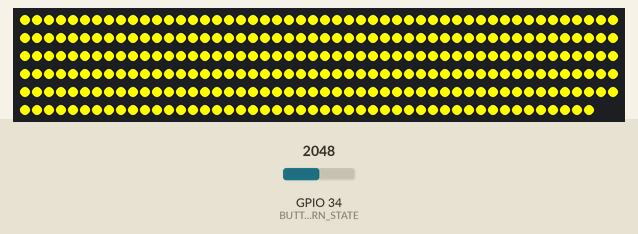
A sketch run on a simulated ESP32. On the bench: 298 RGB LEDs in strip order, left to right, continuing on the next row. Inputs (shaded band) come from the test bench; at power-on: GPIO 34 (BUTTON_TURN_STATE) = 2048.

Above: at 1.1 s.
At 5.6 s:
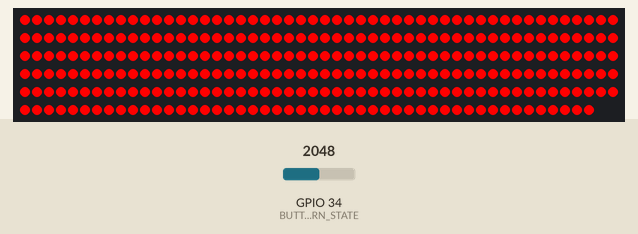
5.7 s: GPIO 34 (BUTTON_TURN_STATE) set to 1569
7.2 s: GPIO 34 (BUTTON_TURN_STATE) set to 1444
9.4 s: GPIO 34 (BUTTON_TURN_STATE) set to 1540
At 10.1 s:
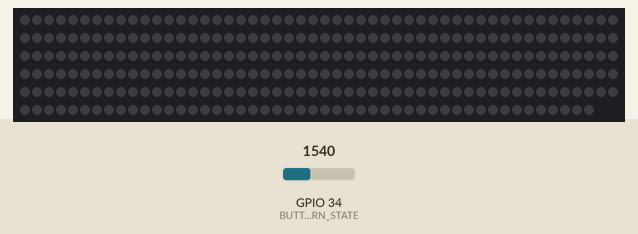
10.9 s: GPIO 34 (BUTTON_TURN_STATE) set to 1460
Timing chart, 0 to 13.9 s (numbered marks = the images above; inputs shaded):
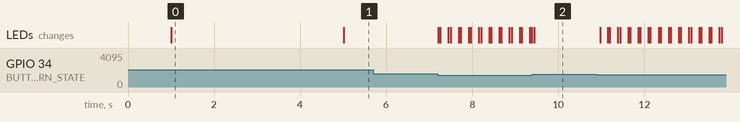

Measured:
- after the input at 5.7 s, every drawn part: stays the same
- what the display in image 0 shows lasts 4.0 s, from 1.0 s to 5.0 s

The sketch:

FitaLed_ESP32.ino
```cpp
// For led chips like WS2812, which have a data line, ground, and power, you just
// need to define DATA_PIN.  For led chipsets that are SPI based (four wires - data, clock,
// ground, and power), like the LPD8806 define both DATA_PIN and CLOCK_PIN
// Clock pin only needed for SPI based chipsets when not using hardware SPI


//------------------------ Libraries --------------------------
#include <FastLED.h> // Library Adafruit NeoPixel by Adafruit


#define TIME_BETWEEN_CHANGES 5000 // 5seconds
#define LIMIAR_ANALOG 1500

//-------------------------- LED Tape -------------------------
#define NUM_LEDS 298
#define DATA_PIN 15
#define CLOCK_PIN 13
#define BUTTON_TURN_STATE 34


bool ledTapeIsOn = true;
bool ledTapeAutoChange = true;
unsigned int colorCounter = 0;
unsigned int startPoint = 0;
unsigned int endPoint = NUM_LEDS;
unsigned long int timeDelay=0;


// Define the array of leds
CRGB leds[NUM_LEDS];
CRGB color= CRGB::Yellow;
CRGB colors[]={CRGB::White, CRGB::Red, CRGB::Yellow, CRGB::Orange, CRGB::Pink, CRGB::Blue, CRGB::Green, CRGB::Purple, CRGB::Aqua, CRGB::LightCoral, CRGB::DarkOrange, CRGB::Aquamarine, CRGB::DarkBlue };


void setup() {
  Serial.begin(115200);
  delay(1000);
  FastLED.addLeds<NEOPIXEL, DATA_PIN>(leds, NUM_LEDS);  // GRB ordering is assumed
  for(int i=startPoint; i < endPoint; i++)
    leds[i] = color;
  FastLED.show();
}

void loop() {

  handleChangeTapeStateButton();

  if((millis()-timeDelay>TIME_BETWEEN_CHANGES))
  {
    timeDelay= millis();

    if(ledTapeIsOn && ledTapeAutoChange)
      changeTapeColor();

    if(ledTapeIsOn)
      updateTapeState();
  }

  delay(5);
}

void handleChangeTapeStateButton(){
  if(analogRead(BUTTON_TURN_STATE)<LIMIAR_ANALOG)
  {
    while(analogRead(BUTTON_TURN_STATE)<LIMIAR_ANALOG)blynkTapeState();
    ledTapeIsOn = !ledTapeIsOn;
    if(!ledTapeIsOn)
      turnOffTape();
  }
}

void turnOnTape(){
  for(int i = startPoint; i<endPoint; i++)
    leds[i] = CRGB::Red;
  FastLED.show();
}

void turnOffTape(){
  for(int i = startPoint; i<endPoint; i++)
    leds[i] = CRGB::Black;
  FastLED.show();
}


void blynkTapeState(){
  turnOffTape();
  delay(50);
  turnOnTape();
  delay(50);
}


void updateTapeState(){
  for(int i = startPoint; i<endPoint; i++)
    leds[i] = color;
  FastLED.show();
}

void changeTapeColor()
{
  if(++colorCounter>12) colorCounter=0;
    color = colors[colorCounter];
}
```
